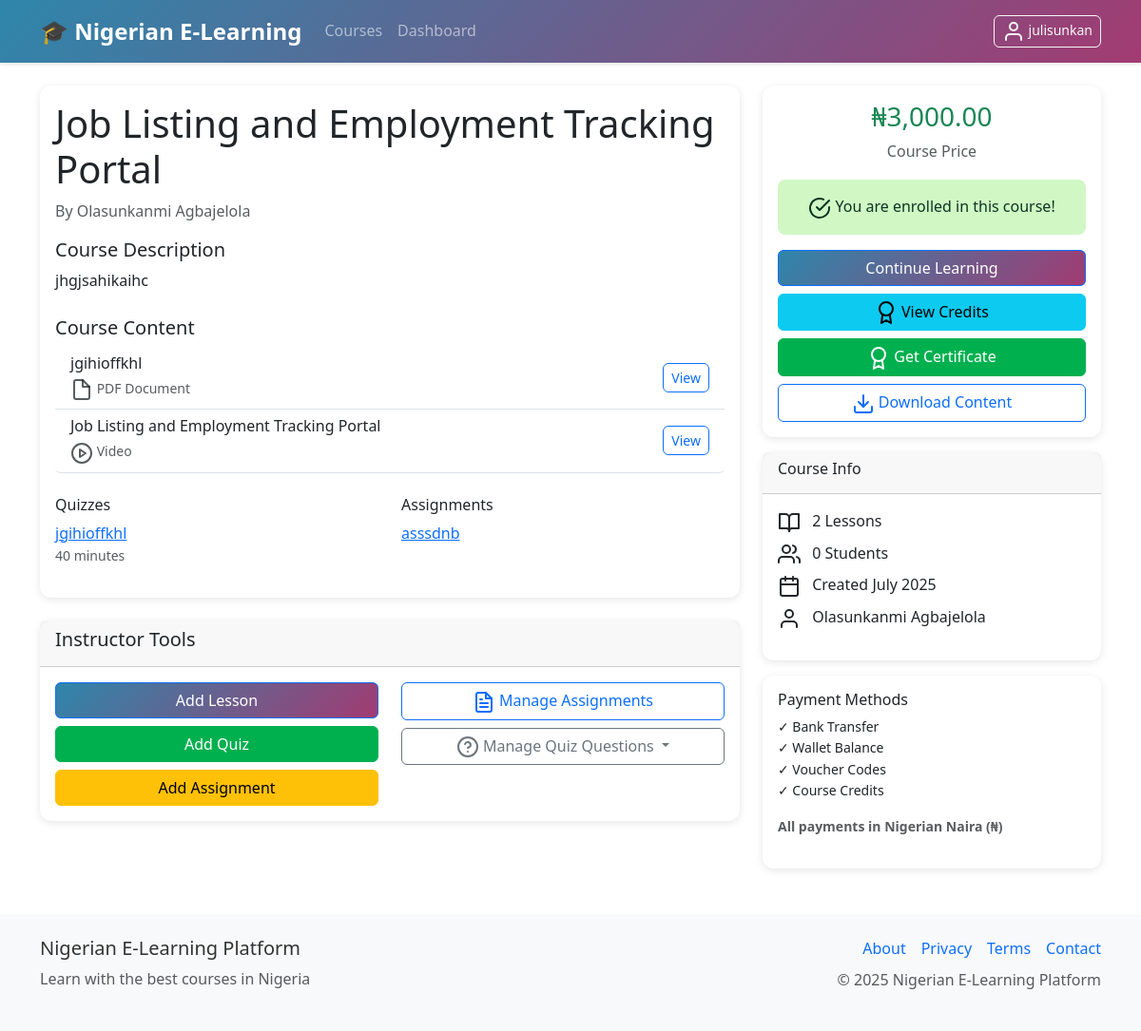
Page /courses/1 (signed in) on the earlier database version.
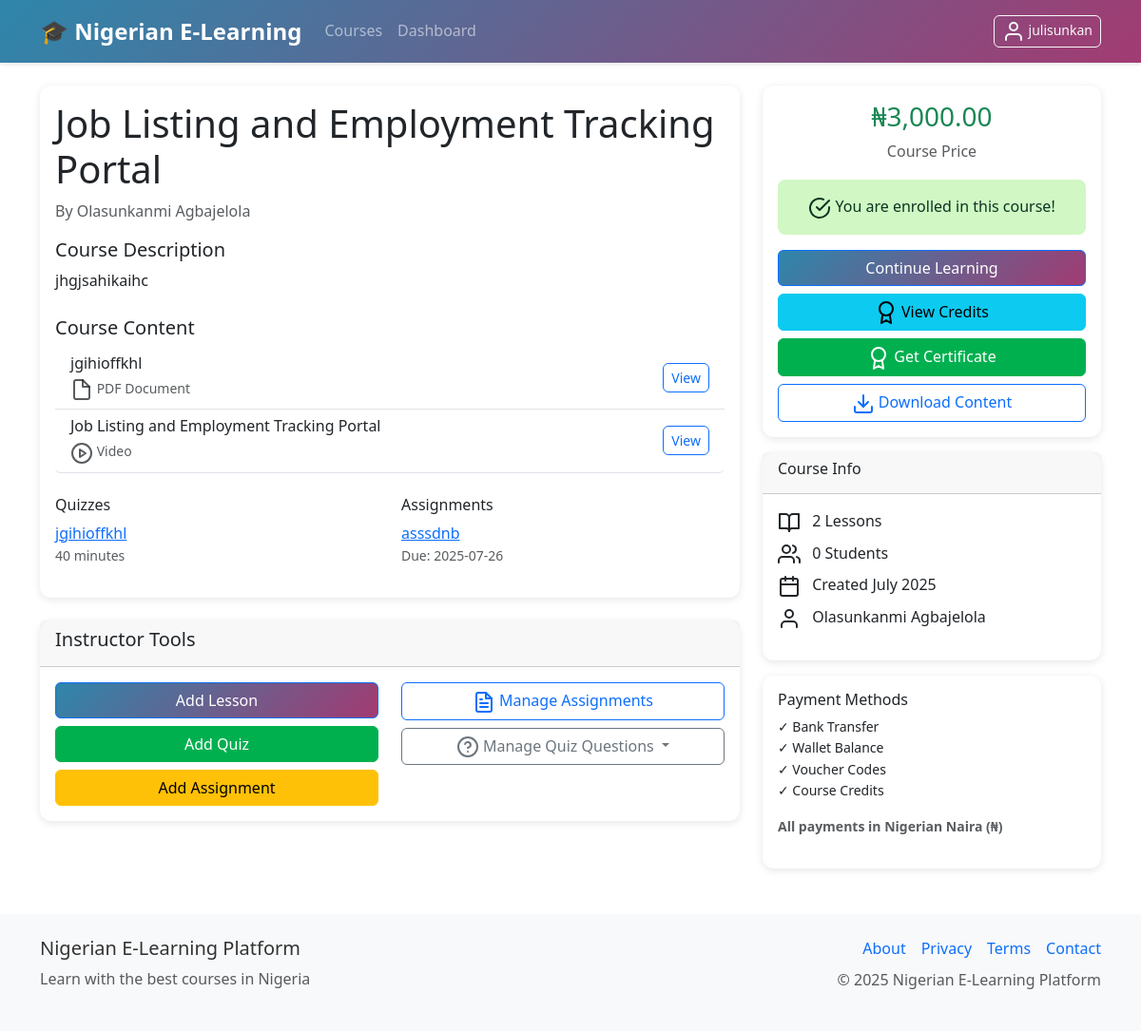
Same page on the later database version.
### models.py (models this page shows, shortened)
class Assignment(db.Model):
    id = db.Column(db.Integer, primary_key=True)
    title = db.Column(db.String(200), nullable=False)
    description = db.Column(db.Text)
    instructions = db.Column(db.Text)
    course_id = db.Column(db.Integer, db.ForeignKey('course.id'), nullable=False)
    due_date = db.Column(db.DateTime)
    max_points = db.Column(db.Integer, default=100)
    is_active = db.Column(db.Boolean, default=True)
    max_credits = db.Column(db.Integer, default=15)  # Maximum credits for this assignment
    pass_threshold = db.Column(db.Float, default=60.0)  # Minimum percentage to earn credits
    created_at = db.Column(db.DateTime, default=datetime.utcnow)
    submissions = db.relationship('AssignmentSubmission', backref='assignment', lazy='dynamic', cascade='all, delete-orphan')

### routes.py (the view)
@app.route('/courses/<int:course_id>')
def course_detail(course_id):
    course = Course.query.get_or_404(course_id)
    if not current_user.is_authenticated or current_user.role not in ['admin', 'instructor', 'tutor']:
        if course.approval_status != 'approved':
            flash('Course not available', 'danger')
            return redirect(url_for('courses'))
    elif current_user.role == 'tutor' and course.instructor_id != current_user.id and course.approval_status != 'approved':
        flash('Course not available', 'danger')
        return redirect(url_for('courses'))
    user_enrolled = False
    if current_user.is_authenticated:
        user_enrolled = current_user.can_access_course(course)
    return render_template('courses/detail.html', course=course, user_enrolled=user_enrolled)

### app.py (called while the page is built)
@login_manager.user_loader
def load_user(user_id):
    from models import User
    return User.query.get(int(user_id))

### models.py (called while the page is built, shortened)
    def can_access_course(self, course):
        if self.role in ['admin', 'instructor', 'tutor']:
            return True

### routes.py (called while the page is built)
@app.context_processor
def inject_settings():
    settings = SystemSettings.query.first()
    return dict(settings=settings)

### templates/courses/detail.html (shortened to what the changed rows need)
{% extends "base.html" %}
{% block content %}
<div class="row">
    <div class="col-lg-8">
        <div class="card">
            <div class="card-body">
                <h1>{{ course.title }}</h1>
                    {% set lessons = course.lessons.order_by('order').all() %}
                {% if user_enrolled %}
                <div class="row">
                        {% set quizzes = course.quizzes.filter_by(is_active=True).all() %}
                    <div class="col-md-6">
                        {% set assignments = course.assignments.filter_by(is_active=True).all() %}
                        {% if assignments %}
                        <ul class="list-unstyled">
                            {% for assignment in assignments %}
                            <li class="mb-2">
                                <a href="{{ url_for('submit_assignment', assignment_id=assignment.id) }}">{{ assignment.title }}</a>
                                {% if assignment.due_date %}
                                <small class="text-muted d-block">Due: {{ assignment.due_date.strftime('%Y-%m-%d') }}</small>
                                {% endif %}
                            </li>
                            {% endfor %}
                        </ul>
                        {% else %}
                        <p class="text-muted">No assignments available.</p>
                        {% endif %}
                    </div>
                </div>
                {% endif %}
            </div>
        </div>
    </div>
</div>
{% endblock %}

Differences in the rows shown:
changed Assignment "asssdnb": due_date (not shown) → "2025-07-26"
